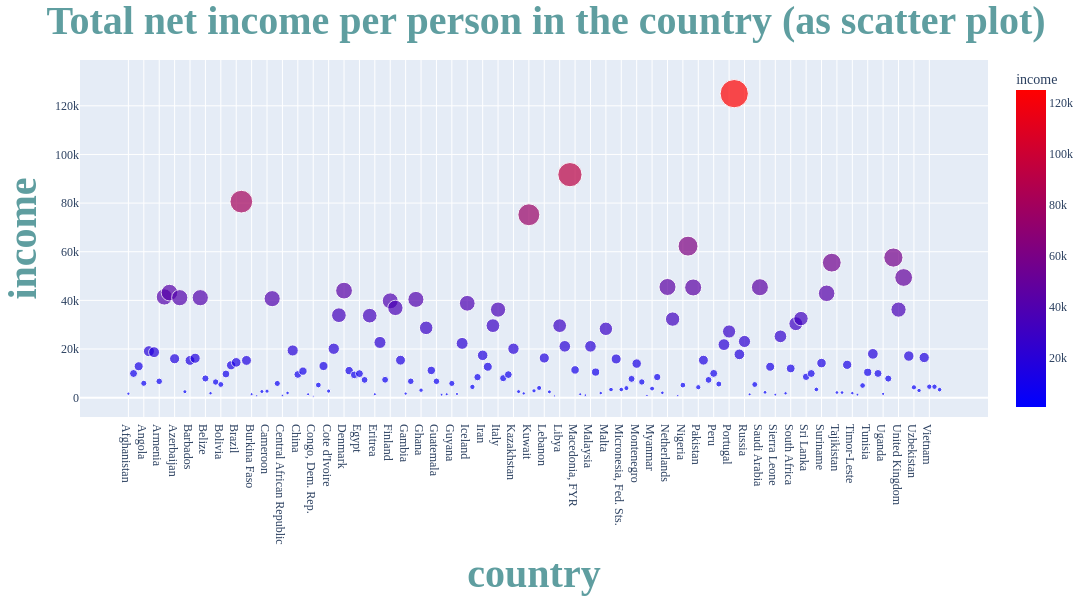

The cell this chart's notebook holds for it:
### Code cell
# scatter plot
fig = px.scatter(df, x="country", y="income", color='income', size='income',
                color_continuous_scale=px.colors.sequential.Bluered)







# chart settings
fig.update_layout(

    width=1100,
    height=600,
    font_size=12,
    font_family="Times New Roman",
    barcornerradius=13,





    # title
    title="Total net income per person in the country (as scatter plot)",
    title_font_size=40,
    title_font_weight='bold',
    title_font_color='cadetblue',
    title_x=0.5,
    title_y=0.99,





    # X-axis
    xaxis_title="country",
    xaxis_title_font_size=40,
    xaxis_title_font_weight='bold',
    xaxis_title_font_color='cadetblue',





    # Y-axis
    yaxis_title="income",
    yaxis_title_font_size=40,
    yaxis_title_font_weight='bold',
    yaxis_title_font_color="cadetblue"
    
)





fig.show()

### Figure 1 — Plotly figure (JSON) as saved in the notebook; plotly's stock layout.template omitted (floating-point values rounded to 4 significant figures; data arrays with more than 128 entries replaced by an {"elided": "..."} marker saying what was removed)
{"data": [{"hovertemplate": "country=%{x}<br>income=%{marker.color}<extra></extra>", "legendgroup": "", "marker": {"color": {"elided": "159 int values"}, "coloraxis": "coloraxis", "size": {"elided": "159 int values"}, "sizemode": "area", "sizeref": 312.5, "symbol": "circle"}, "mode": "markers", "name": "", "orientation": "v", "showlegend": false, "type": "scatter", "x": {"elided": "159 str values"}, "xaxis": "x", "y": {"elided": "159 int values"}, "yaxis": "y"}], "layout": {"barcornerradius": 13, "coloraxis": {"autocolorscale": false, "colorbar": {"title": {"text": "income"}}, "colorscale": [[0, "rgb(0,0,255)"], [1, "rgb(255,0,0)"]]}, "font": {"family": "Times New Roman", "size": 12}, "height": 600, "legend": {"itemsizing": "constant", "tracegroupgap": 0}, "margin": {"t": 60}, "title": {"font": {"color": "cadetblue", "size": 40, "weight": "bold"}, "text": "Total net income per person in the country (as scatter plot)", "x": 0.5, "y": 0.99}, "width": 1100, "xaxis": {"anchor": "y", "domain": [0, 1], "title": {"font": {"color": "cadetblue", "size": 40, "weight": "bold"}, "text": "country"}}, "yaxis": {"anchor": "x", "domain": [0, 1], "title": {"font": {"color": "cadetblue", "size": 40, "weight": "bold"}, "text": "income"}}}}
